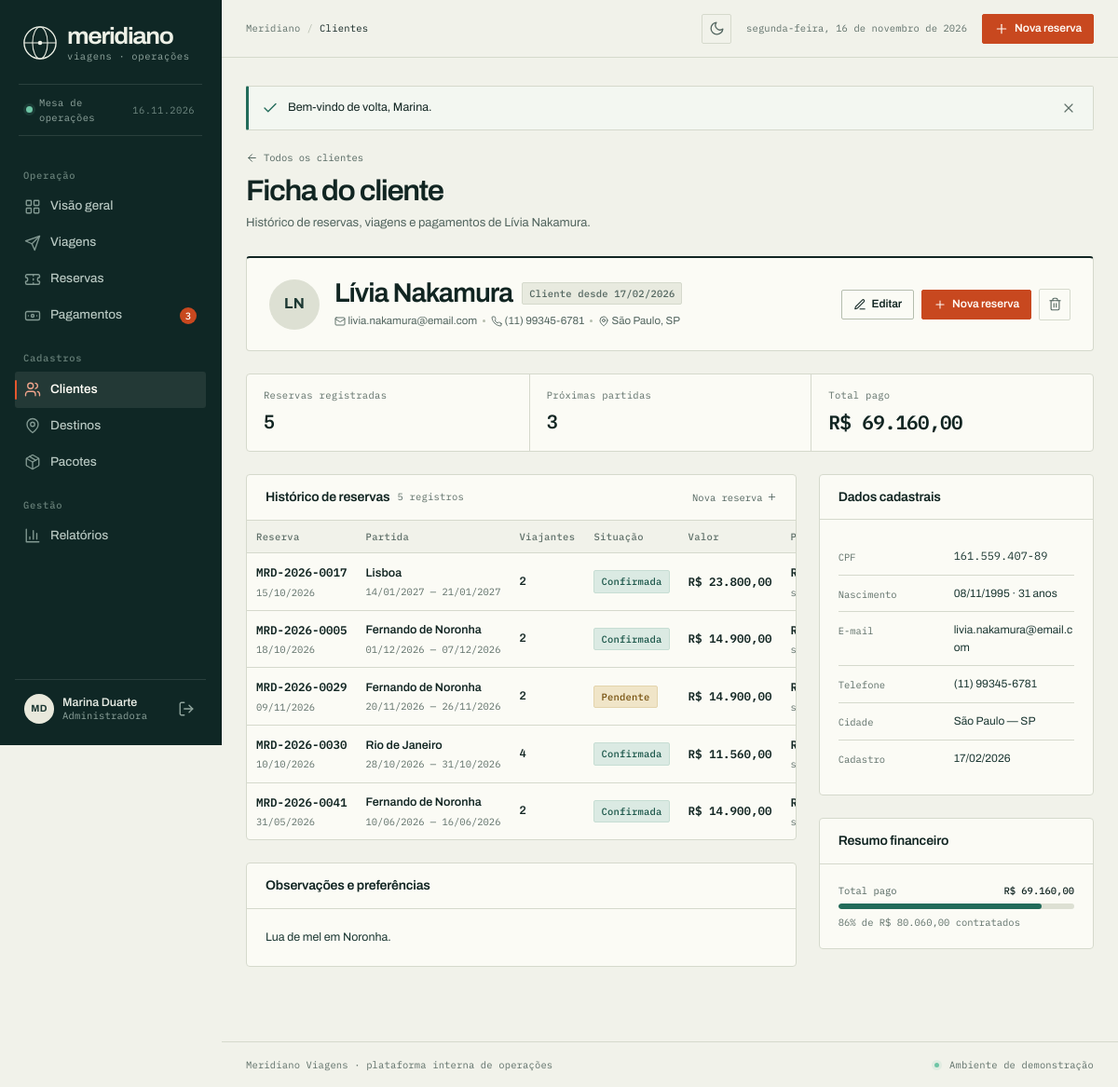
/index.php?r=clientes&acao=ver&id=5 (signed in), run on the app's committed database.
### tables this page shows
CREATE TABLE clientes (
  id               INT UNSIGNED AUTO_INCREMENT PRIMARY KEY,
  nome             VARCHAR(160) NOT NULL,
  email            VARCHAR(160) NOT NULL UNIQUE,
  telefone         VARCHAR(24) NOT NULL,
  cpf              CHAR(11) NOT NULL UNIQUE,
  data_nascimento  DATE NULL,
  cidade           VARCHAR(100) NULL,
  estado           CHAR(2) NULL,
  observacoes      TEXT NULL,
  criado_em        TIMESTAMP NOT NULL DEFAULT CURRENT_TIMESTAMP,
  atualizado_em    TIMESTAMP NOT NULL DEFAULT CURRENT_TIMESTAMP ON UPDATE CURRENT_TIMESTAMP,
  INDEX idx_clientes_nome (nome)
);

CREATE TABLE reservas (
  id             INT UNSIGNED AUTO_INCREMENT PRIMARY KEY,
  codigo         VARCHAR(24) NOT NULL UNIQUE,
  cliente_id     INT UNSIGNED NOT NULL,
  viagem_id      INT UNSIGNED NOT NULL,
  data_reserva   DATE NOT NULL,
  viajantes      TINYINT UNSIGNED NOT NULL DEFAULT 1,
  valor_total    DECIMAL(10,2) NOT NULL,
  status         ENUM('pendente', 'confirmada', 'cancelada') NOT NULL DEFAULT 'pendente',
  observacoes    TEXT NULL,
  criado_em      TIMESTAMP NOT NULL DEFAULT CURRENT_TIMESTAMP,
  CONSTRAINT fk_reservas_cliente FOREIGN KEY (cliente_id)
    REFERENCES clientes (id) ON UPDATE CASCADE ON DELETE RESTRICT,
  CONSTRAINT fk_reservas_viagem FOREIGN KEY (viagem_id)
    REFERENCES viagens (id) ON UPDATE CASCADE ON DELETE RESTRICT,
  INDEX idx_reservas_viagem (viagem_id),
  INDEX idx_reservas_cliente (cliente_id),
  INDEX idx_reservas_status (status)
);

### app/helpers.php (called while the page is built, shortened)
<?php
function e(mixed $value): string
{
    return htmlspecialchars((string) $value, ENT_QUOTES | ENT_SUBSTITUTE, 'UTF-8');
}
function base_url(): string
{
    $script = str_replace('\\', '/', $_SERVER['SCRIPT_NAME'] ?? '/index.php');
    $base = rtrim(dirname($script), '/.');
    return $base === '/' ? '' : $base;
}
function url(string $rota = 'dashboard', array $params = []): string
{
    $params = array_merge(['r' => $rota], $params);
    return base_url() . '/index.php?' . http_build_query($params);
}
function render(string $view, array $dados = [], string $layout = 'layout'): void
{
    $arquivo = VIEWS_PATH . '/' . $view . '.php';
    extract($dados, EXTR_SKIP);
    include $arquivo;
}
function money(float|int|string|null $valor): string
{
    $numero = (float) ($valor ?? 0);
    $formatado = number_format(abs($numero), 2, ',', '.');
    return ($numero < 0 ? '−' : '') . 'R$ ' . $formatado;
}
function data_br(?string $data): string
{
    $dt = DateTimeImmutable::createFromFormat('!Y-m-d', substr($data, 0, 10));
    return $dt ? $dt->format('d/m/Y') : '—';
}
function iniciais(?string $nome): string
{
    $partes = preg_split('/\s+/', trim((string) $nome)) ?: [];
    $partes = array_values(array_filter($partes));
    $primeira = mb_substr($partes[0], 0, 1);
    $ultima = count($partes) > 1 ? mb_substr(end($partes), 0, 1) : '';
    return mb_strtoupper($primeira . $ultima);
}
function formatar_cpf(?string $cpf): string
{
    $numeros = preg_replace('/\D/', '', (string) $cpf);
    return substr($numeros, 0, 3) . '.' . substr($numeros, 3, 3) . '.'
        . substr($numeros, 6, 3) . '-' . substr($numeros, 9, 2);
}
function formatar_telefone(?string $telefone): string
{
    $numeros = preg_replace('/\D/', '', (string) $telefone);
    if (strlen($numeros) === 11) {
        return '(' . substr($numeros, 0, 2) . ') ' . substr($numeros, 2, 5)
            . '-' . substr($numeros, 7, 4);
    }
    return $telefone ?: '—';
}
function status_reserva_label(string $status): string
{
    return [
        'pendente'  => 'Pendente',
        'confirmada' => 'Confirmada',
        'cancelada' => 'Cancelada',
    ][$status] ?? ucfirst($status);
}
function badge_tom(string $status): string
{
    return match ($status) {
        'confirmada', 'pago', 'concluida' => 'success',
        'pendente', 'em_andamento', 'planejada' => 'warning',
        'cancelada', 'estornado' => 'danger',
        default => 'neutral',
    };
}
function apenas_numeros(?string $valor): string
{
    return preg_replace('/\D+/', '', (string) $valor) ?? '';
}

### index.php (called while the page is built, shortened)
<?php
$rota = isset($_GET['r']) && is_string($_GET['r']) ? $_GET['r'] : 'dashboard';
$rotas = [
    'login'      => __DIR__ . '/controllers/auth.php',
    'logout'     => __DIR__ . '/controllers/auth.php',
    'dashboard'  => __DIR__ . '/controllers/dashboard.php',
    'clientes'   => __DIR__ . '/controllers/clientes.php',
    'destinos'   => __DIR__ . '/controllers/destinos.php',
    'pacotes'    => __DIR__ . '/controllers/pacotes.php',
    'viagens'    => __DIR__ . '/controllers/viagens.php',
    'reservas'   => __DIR__ . '/controllers/reservas.php',
    'pagamentos' => __DIR__ . '/controllers/pagamentos.php',
    'relatorios' => __DIR__ . '/controllers/relatorios.php',
    'perfil'     => __DIR__ . '/controllers/perfil.php',
];
require $rotas[$rota];

### app/db.php (called while the page is built, shortened)
<?php
function db(): PDO
{
    static $pdo = null;
    if ($pdo instanceof PDO) {
        return $pdo;
    }
    $config = $GLOBALS['config']['db'];
    $dsn = sprintf(
        'mysql:host=%s;dbname=%s;charset=%s',
        $config['host'],
        $config['name'],
        $config['charset']
    );
    try {
        $pdo = new PDO($dsn, $config['user'], $config['pass'], [
            PDO::ATTR_ERRMODE            => PDO::ERRMODE_EXCEPTION,
            PDO::ATTR_DEFAULT_FETCH_MODE => PDO::FETCH_ASSOC,
            PDO::ATTR_EMULATE_PREPARES   => false,
        ]);
    } catch (PDOException $exception) {
        error_log('Falha na conexão com o banco: ' . $exception->getMessage());
        http_response_code(500);
        $detalhe = !empty($GLOBALS['config']['debug'])
            ? $exception->getMessage()
            : null;
        include VIEWS_PATH . '/erros/banco.php';
        exit;
    }
    return $pdo;
}
function db_all(string $sql, array $params = []): array
{
    $stmt = db()->prepare($sql);
    $stmt->execute($params);
    return $stmt->fetchAll();
}
function db_one(string $sql, array $params = []): ?array
{
    $stmt = db()->prepare($sql);
    $stmt->execute($params);
    $row = $stmt->fetch();
    return $row === false ? null : $row;
}

### views/clientes/show.php (the view, shortened to what this page needs)
<?php
$idade = null;
if (!empty($cliente['data_nascimento'])) {
    $nascimento = new DateTimeImmutable($cliente['data_nascimento']);
    $idade = $nascimento->diff(new DateTimeImmutable('today'))->y;
}
$quantidadeReservas = count($reservas);
?>
<div class="page-head page-head--compact">
    <div class="page-head__copy">
        <a class="page-head__back" href="<?= url('clientes') ?>"><?= icon('arrow-left', 'icon', 13) ?> Todos os clientes</a>
        <h1>Ficha do cliente</h1>
        <p class="page-head__sub">Histórico de reservas, viagens e pagamentos de <?= e($cliente['nome']) ?>.</p>
    </div>
</div>
<section class="detail-hero">
    <span class="avatar avatar--lg"><?= e(iniciais($cliente['nome'])) ?></span>
    <div class="detail-hero__copy">
        <div class="detail-hero__top">
            <h1 style="font-size: clamp(24px, 2.4vw, 32px);"><?= e($cliente['nome']) ?></h1>
            <span class="badge badge--neutral">Cliente desde <?= e(data_br(substr($cliente['criado_em'], 0, 10))) ?></span>
        </div>
        <p class="detail-hero__sub">
            <span><?= icon('mail', 'icon', 12) ?> <?= e($cliente['email']) ?></span>
            <span class="dot" aria-hidden="true"></span>
            <span><?= icon('phone', 'icon', 12) ?> <?= e(formatar_telefone($cliente['telefone'])) ?></span>
            <?php if ($cliente['cidade']): ?>
                <span class="dot" aria-hidden="true"></span>
                <span><?= icon('map-pin', 'icon', 12) ?> <?= e($cliente['cidade']) ?><?= $cliente['estado'] ? ', ' . e($cliente['estado']) : '' ?></span>
            <?php endif; ?>
        </p>
    </div>
    <div class="detail-hero__actions">
        <a class="button button--secondary button--small" href="<?= url('clientes', ['acao' => 'editar', 'id' => $cliente['id']]) ?>">
            <?= icon('edit', 'icon', 14) ?> Editar
        </a>
        <a class="button button--primary button--small" href="<?= url('reservas', ['acao' => 'novo', 'cliente_id' => $cliente['id']]) ?>">
            <?= icon('plus', 'icon', 14) ?> Nova reserva
        </a>
        <form method="post" action="<?= url('clientes', ['acao' => 'excluir', 'id' => $cliente['id']]) ?>"
              data-confirm="Excluir o cliente <?= e($cliente['nome']) ?>? Esta ação não pode ser desfeita."
              data-confirm-label="Excluir cliente" style="display: inline-flex;">
            <button class="icon-button" type="submit" aria-label="Excluir cliente" title="Excluir cliente">
                <?= icon('trash', 'icon', 15) ?>
            </button>
        </form>
    </div>
</section>
<section class="stat-strip" aria-label="Resumo do cliente">
    <div class="stat">
        <p class="stat__label">Reservas registradas</p>
        <p class="stat__value"><?= $quantidadeReservas ?></p>
    </div>
    <div class="stat">
        <p class="stat__label">Próximas partidas</p>
        <p class="stat__value"><?= (int) $proximas ?></p>
    </div>
    <div class="stat">
        <p class="stat__label">Total pago</p>
        <p class="stat__value mono"><?= e(money($totalPago)) ?></p>
    </div>
</section>
<div class="detail-grid">
    <div class="detail-stack">
        <section class="panel panel--flush">
            <header class="panel__head">
                <h2 class="panel__title">Histórico de reservas <small><?= $quantidadeReservas ?> registro<?= $quantidadeReservas === 1 ? '' : 's' ?></small></h2>
                <a class="section-head__link" href="<?= url('reservas', ['acao' => 'novo', 'cliente_id' => $cliente['id']]) ?>">Nova reserva <?= icon('plus', 'icon', 11) ?></a>
            </header>
            <?php if ($reservas): ?>
                <div class="table-wrap">
                    <table class="data-table">
                        <thead>
                            <tr>
                                <th scope="col">Reserva</th>
                                <th scope="col">Partida</th>
                                <th scope="col">Viajantes</th>
                                <th scope="col">Situação</th>
                                <th scope="col">Valor</th>
                                <th scope="col">Pago</th>
                            </tr>
                        </thead>
                        <tbody>
                            <?php foreach ($reservas as $reserva): ?>
                                <?php $pago = (float) $reserva['valor_pago']; $total = (float) $reserva['valor_total']; ?>
                                <tr>
                                    <td>
                                        <a class="cell-main mono" href="<?= url('reservas', ['acao' => 'ver', 'id' => $reserva['id']]) ?>"><?= e($reserva['codigo']) ?></a>
                                        <div class="cell-sub"><?= e(data_br($reserva['data_reserva'])) ?></div>
                                    </td>
                                    <td>
                                        <span class="cell-main"><?= e($reserva['destino_nome']) ?></span>
                                        <div class="cell-sub"><?= e(data_br($reserva['data_ida'])) ?> — <?= e(data_br($reserva['data_volta'])) ?></div>
                                    </td>
                                    <td class="cell-strong"><?= (int) $reserva['viajantes'] ?></td>
                                    <td><span class="badge badge--<?= e(badge_tom($reserva['status'])) ?>"><?= e(status_reserva_label($reserva['status'])) ?></span></td>
                                    <td class="cell-strong mono"><?= e(money($total)) ?></td>
                                    <td>
                                        <span class="cell-strong mono"><?= e(money($pago)) ?></span>
                                        <div class="cell-sub">saldo <?= e(money(max(0, $total - $pago))) ?></div>
                                    </td>
                                </tr>
                            <?php endforeach; ?>
                        </tbody>
                    </table>
                </div>
            <?php endif; ?>
        </section>
        <section class="panel">
            <header class="panel__head">
                <h2 class="panel__title">Observações e preferências</h2>
            </header>
            <div class="panel__body">
                <?php if ($cliente['observacoes']): ?>
                    <p style="font-size: 12.5px; color: var(--ink-soft); line-height: 1.7;"><?= nl2br(e($cliente['observacoes'])) ?></p>
                <?php else: ?>
                    <p class="muted" style="font-size: 12px;">Nenhuma preferência registrada. Use a edição da ficha para anotar necessidades de viagem.</p>
                <?php endif; ?>
            </div>
        </section>
    </div>
    <aside class="detail-stack" aria-label="Dados cadastrais">
        <section class="panel">
            <header class="panel__head">
                <h2 class="panel__title">Dados cadastrais</h2>
            </header>
            <div class="panel__body">
                <dl class="info-list">
                    <div class="info-row">
                        <dt>CPF</dt>
                        <dd class="mono"><?= e(formatar_cpf($cliente['cpf'])) ?></dd>
                    </div>
                    <div class="info-row">
                        <dt>Nascimento</dt>
                        <dd><?= e(data_br($cliente['data_nascimento'])) ?><?= $idade !== null ? ' · ' . $idade . ' anos' : '' ?></dd>
                    </div>
                    <div class="info-row">
                        <dt>E-mail</dt>
                        <dd><a href="mailto:<?= e($cliente['email']) ?>"><?= e($cliente['email']) ?></a></dd>
                    </div>
                    <div class="info-row">
                        <dt>Telefone</dt>
                        <dd><a href="tel:+55<?= e(apenas_numeros($cliente['telefone'])) ?>"><?= e(formatar_telefone($cliente['telefone'])) ?></a></dd>
                    </div>
                    <div class="info-row">
                        <dt>Cidade</dt>
                        <dd><?= e($cliente['cidade'] ?: '—') ?><?= $cliente['estado'] ? ' — ' . e($cliente['estado']) : '' ?></dd>
                    </div>
                    <div class="info-row">
                        <dt>Cadastro</dt>
                        <dd><?= e(data_br(substr($cliente['criado_em'], 0, 10))) ?></dd>
                    </div>
                </dl>
            </div>
        </section>
        <section class="panel">
            <header class="panel__head">
                <h2 class="panel__title">Resumo financeiro</h2>
            </header>
            <div class="panel__body">
                <div class="progress">
                    <div class="progress__head">
                        <span>Total pago</span>
                        <strong><?= e(money($totalPago)) ?></strong>
                    </div>
                    <?php
                    $percentualPago = $totalContratado > 0 ? min(100, round(($totalPago / $totalContratado) * 100)) : 0;
                    ?>
                    <div class="progress__track">
                        <div class="progress__fill <?= $percentualPago >= 100 ? 'progress__fill--full' : ($percentualPago < 50 ? 'progress__fill--warn' : '') ?>"
                             style="width: <?= $percentualPago ?>%"></div>
                    </div>
                    <p class="progress__meta"><?= $percentualPago ?>% de <?= e(money($totalContratado)) ?> contratados</p>
                </div>
            </div>
        </section>
    </aside>
</div>

### data on the page
clientes: nome "Lívia Nakamura", nome "LN", criado_em "17/02/2026", email "livia.nakamura@email.com", telefone "(11) 99345-6781", cidade "São Paulo", estado "SP", observacoes "Lua de mel em Noronha.", cpf "161.559.407-89", data_nascimento "08/11/1995", data_nascimento "31"
reservas: codigo "MRD-2026-0017", data_reserva "15/10/2026", destino_nome "Lisboa", data_ida "14/01/2027", data_volta "21/01/2027", viajantes "2", status "Confirmada", valor_total "R$ 23.800,00"
reservas: codigo "MRD-2026-0005", data_reserva "18/10/2026", destino_nome "Fernando de Noronha", data_ida "01/12/2026", data_volta "07/12/2026", viajantes "2", status "Confirmada", valor_total "R$ 14.900,00"
reservas: codigo "MRD-2026-0029", data_reserva "09/11/2026", destino_nome "Fernando de Noronha", data_ida "20/11/2026", data_volta "26/11/2026", viajantes "2", status "Pendente", valor_total "R$ 14.900,00"
reservas: codigo "MRD-2026-0030", data_reserva "10/10/2026", destino_nome "Rio de Janeiro", data_ida "28/10/2026", data_volta "31/10/2026", viajantes "4", status "Confirmada", valor_total "R$ 11.560,00"
reservas: codigo "MRD-2026-0041", data_reserva "31/05/2026", destino_nome "Fernando de Noronha", data_ida "10/06/2026", data_volta "16/06/2026", viajantes "2", status "Confirmada", valor_total "R$ 14.900,00"

### other printed values
$item['label'] "Visão geral"
$item['label'] "Viagens"
$item['label'] "Reservas"
$item['label'] "Pagamentos"
$item['badge'] "3"
$item['label'] "Clientes"
$item['label'] "Destinos"
$item['label'] "Pacotes"
$item['label'] "Relatórios"
iniciais($usuario['nome'] ?? '') "MD"
$usuario['nome'] "Marina Duarte"
$secaoAtual "Clientes"
data_extenso() "segunda-feira, 16 de novembro de 2026"
$mensagem['mensagem'] "Bem-vindo de volta, Marina."
$quantidadeReservas "5"
